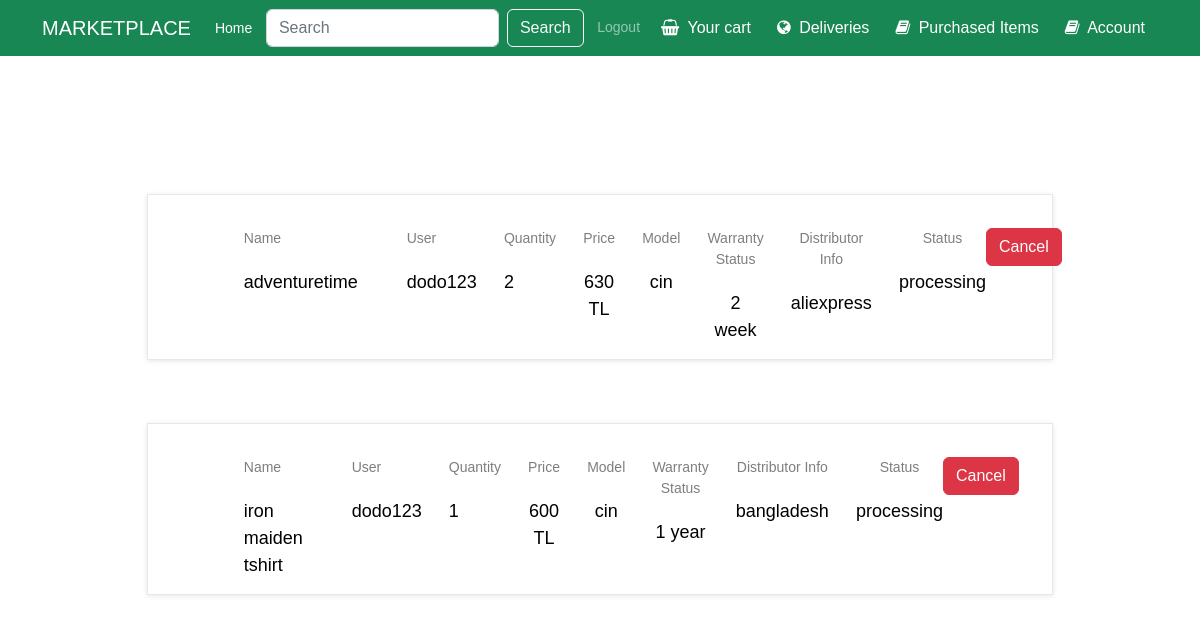
The page /delivery (signed in) on the database its author committed.
### Product/models.py (models this page shows, shortened)
class OrderedProduct(models.Model):
    ID = models.IntegerField(primary_key=True)
    name = models.CharField(max_length=100)
    model = models.CharField(max_length=100)
    number = models.IntegerField()
    description = models.TextField()
    price = models.FloatField(default=0)
    warranty_status = models.CharField(max_length=100)
    distributor_info = models.TextField()
    order_number = models.CharField(max_length=100)
    delivery_address = models.TextField(blank=True,null=True)
    recipient = models.ForeignKey(settings.AUTH_USER_MODEL, on_delete=models.CASCADE)
    order_process_status = models.CharField(max_length=100, default="processing")
    quantity = models.IntegerField()
    purchased_price = models.IntegerField(default=0)
    InstockID = models.IntegerField(default=0)

class Users(AbstractBaseUser,PermissionsMixin):
    username_validator = UnicodeUsernameValidator()
    ID = models.AutoField(primary_key=True)
    email = models.EmailField(blank=True,default='')
    first_name = models.CharField(max_length=150,default='',blank=True)
    last_name = models.CharField(max_length=150,default='',blank=True)
    is_active = models.BooleanField(default=True,help_text=
            "Designates whether this user should be treated as active. "
            "Unselect this instead of deleting accounts."
    )
    is_superuser = models.BooleanField(default=False)
    is_staff = models.BooleanField(default=False,help_text="Designates whether the user can log into this admin site.")
    username = models.CharField(max_length=150,
        unique=True,
        help_text=(
            "Required. 150 characters or fewer. Letters, digits and @/./+/-/_ only."
        ),
        validators=[username_validator],
        error_messages={
            "unique": "A user with that username already exists.",
        }
    )
    tax_ID = models.IntegerField(default=0)
    home_address = models.TextField(blank=True,null=True)
    role = models.CharField(max_length=100,default='customer')
    date_joined = models.DateTimeField(default=timezone.now)
    last_login = models.DateTimeField(blank=True,null=True)
    objects = MyUserManager()
    REQUIRED_FIELDS = []
    USERNAME_FIELD = "username"
    def __str__(self):
        return self.username
    class Meta:
        verbose_name = 'User'
        verbose_name_plural = 'Users'

### Main/views.py (the view, shortened to what this page needs)
# urls.py: path("delivery",views.delivery,name="delivery"),
def delivery(request):
    if request.user.is_authenticated:
        ordered_products = OrderedProduct.objects.filter(recipient = request.user)
        return render(request,"delivery.html",{"products":ordered_products})
    else:
        products = []
        return render(request,"delivery.html",{"products":products})

### Main/templates/delivery.html (shortened to what this page needs)
{% extends 'base.html' %}
{% load static %}
{% block link %}
<link rel="stylesheet" type="text/css" href="{% static 'cart.css' %}">
{% endblock %}
{% block content %}
<div class="container mt-3">
<div class="cart_section">
    {% if request.user.is_authenticated %}
        {% if products|length == 0  %}
        <h5 class="alert-heading col-lg-10"> There are no deliveries</h5>
        {% else %}
        <div class="container-fluid">
            <div class="row">
                <div class="col-lg-10 offset-lg-1">
                    <div class="cart_container">
                        <div class="cart_items">
                            <br>
                            {% for product in products %}
                            <ul class="cart_list">
                                <li class="cart_item clearfix">
                                    <div class="cart_item_info d-flex flex-md-row flex-column justify-content-between">
                                        <div class="cart_item_name cart_info_col">
                                            <div class="cart_item_title">Name</div>
                                            <div class="cart_item_text">{{product.name}}</div>
                                        </div>
                                        <div class="cart_item_name cart_info_col">
                                            <div class="cart_item_title">User</div>
                                            <div class="cart_item_text">{{user}}</div>
                                        </div>
                                        <div class="cart_item_quantity cart_info_col">
                                            <div class="cart_item_title">Quantity</div>
                                            <div class="cart_item_text">{{product.quantity}}</div>
                                        </div>
                                        {% if product.purchased_price == 0 %}
                                        <div class="cart_item_price cart_info_col">
                                            <div class="cart_item_title">Price</div>
                                            <div class="cart_item_text">{{product.price}} TL</div>
                                        </div>
                                        {% else %}
                                        <div class="cart_item_price cart_info_col">
                                            <div class="cart_item_title">Price</div>
                                            <div class="cart_item_text">{{product.purchased_price}} TL</div>
                                        </div>
                                        {% endif %}
                                        <div class="cart_item_total cart_info_col">
                                            <div class="cart_item_title">Model</div>
                                            <div class="cart_item_text">{{product.model}}</div>
                                        </div>
                                        <div class="cart_item_total cart_info_col">
                                            <div class="cart_item_title">Warranty Status</div>
                                            <div class="cart_item_text">{{product.warranty_status}}</div>
                                        </div>
                                        <div class="cart_item_total cart_info_col">
                                            <div class="cart_item_title">Distributor Info</div>
                                            <div class="cart_item_text">{{product.distributor_info}}</div>
                                        </div>
                                        <div class="cart_item_total cart_info_col">
                                            <div class="cart_item_title">Status</div>
                                            <div class="cart_item_text">{{product.order_process_status}}</div>
                                        </div>
                                        <form method="post" class="justify-content-center" action="{% url 'delivery' %}">
                                            <button class="btn btn-danger" type="submit">Cancel</button>
                                        </form>
                                    </div>
                                </li>
                            </ul>
                            <br>
                            <br>
                            <br>
                            {% endfor %}
                        </div>
                    </div>
                </div>
            </div>
        </div>
        {% endif %}
    {% else %}
    <h5 class="alert-heading col-lg-10"> You are not logged in</h5>
    <h5 class="alert-heading col-lg-10">Please log in to see your deliveries.</h5>
    {% endif %}
</div>
</div>
{% endblock %}

### Product/static/cart.css (style rules this page uses)
* { margin: 0; padding: 0; -webkit-font-smoothing: antialiased; -webkit-text-shadow: rgba(0, 0, 0, .01) 0 0 1px; text-shadow: rgba(0, 0, 0, .01) 0 0 1px }
body { font-family: 'Rubik', sans-serif; font-size: 14px; font-weight: 400; background: #E0E0E0; color: #000000 }
ul { list-style: none; margin-bottom: 0px }
.cart_section { width: 100%; padding-top: 93px; padding-bottom: 111px }
.cart_items { margin-top: 8px }
.cart_list { border: solid 1px #e8e8e8; box-shadow: 0px 1px 5px rgba(0, 0, 0, 0.1); background-color: #fff; margin: auto; }
.cart_item { width: 100%; padding: 15px; padding-right: 46px }
.cart_item_info { width: calc(100% - 133px); float: left; padding-top: 18px }
.cart_item_name { margin-left: 7.2% }
.cart_item_title { font-size: 14px; font-weight: 400; color: rgba(0, 0, 0, 0.5) }
.cart_item_text { font-size: 18px; margin-top: 20px }
.cart_item_price { margin-left: 4%; text-align: center }
.cart_item_total { margin-left: 4%; text-align: center }
.cart_item_quantity { margin-left: 4%; }

### rows shown on the page
OrderedProduct: name "adventuretime", quantity "2", purchased_price "630", model "cin", warranty_status "2 week", distributor_info "aliexpress", order_process_status "processing"
Users: username "dodo123"
OrderedProduct: name "iron maiden tshirt", quantity "1", purchased_price "600", model "cin", warranty_status "1 year", distributor_info "bangladesh", order_process_status "processing"
